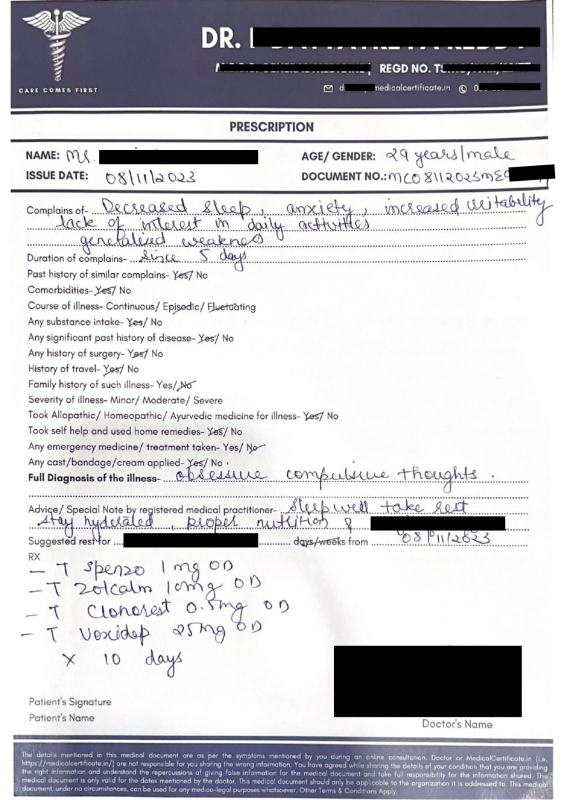
#> input picture sample_docs/Handwritten-Prescription.jpg, 1131 x 1600 px (shown at 1/2 size)
$ python -i segment.py   (imports and definitions only)
#> lines starting #> are read from the running program, lines starting #| are printed output that depends on the picture
from skimage.filters import threshold_sauvola
from skimage import img_as_ubyte
import cv2

def sauvola_binarization(img_path):
    image = cv2.imread(img_path)
    gray = cv2.cvtColor(image, cv2.COLOR_BGR2GRAY)
    threshold = threshold_sauvola(gray, window_size=25)
    binary = gray > threshold
    return img_as_ubyte(binary)

def segment_lines(binary_img):
    inverted = cv2.bitwise_not(binary_img)
    hist = cv2.reduce(inverted, 1, cv2.REDUCE_AVG).reshape(-1)

    th = 2  # Threshold to separate lines
    H = binary_img.shape[0]
    uppers = [y for y in range(H-1) if hist[y] <= th and hist[y+1] > th]
    lowers = [y for y in range(H-1) if hist[y] > th and hist[y+1] <= th]

    lines = []
    for i in range(min(len(uppers), len(lowers))):
        lines.append(binary_img[uppers[i]:lowers[i], :])
    return lines

def segment_words(line_img):
    contours, _ = cv2.findContours(line_img.copy(), cv2.RETR_EXTERNAL, cv2.CHAIN_APPROX_SIMPLE)
    word_imgs = []
    for cnt in contours:
        x, y, w, h = cv2.boundingRect(cnt)
        if w > 10 and h > 10:
            word_imgs.append(line_img[y:y+h, x:x+w])
    return sorted(word_imgs, key=lambda w: cv2.boundingRect(w)[0])  # left to right


>>> import cv2
>>> picture = cv2.imread('sample_docs/Handwritten-Prescription.jpg', cv2.IMREAD_GRAYSCALE)
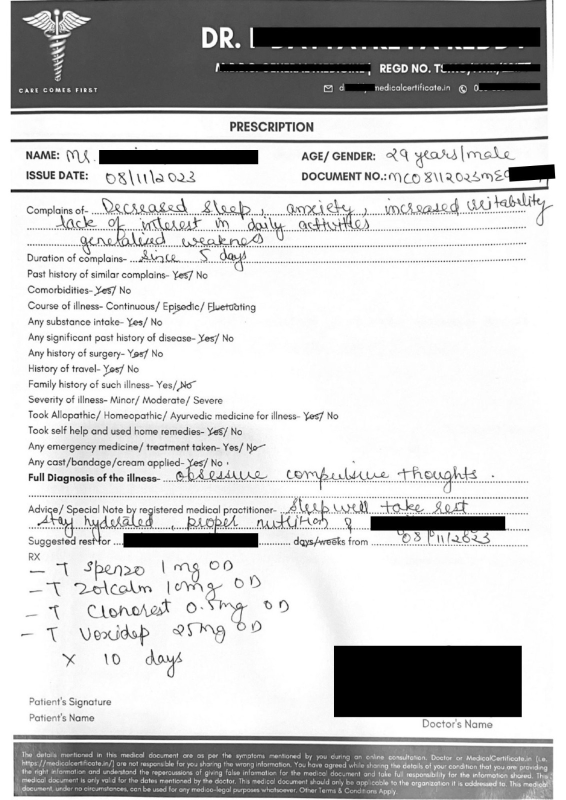
#> picture: shape (1600, 1131) (shown at 1/2 size); min 0, max 255, mean 198.5
>>> result = segment_words(picture)
#> in segment_words, `contours, _ = cv2.findContours(line_img.copy(), cv2.RETR_EXTERNAL, cv2..`: contours = [[[0, 0], [0, 1599], [1130, 1599], [1130, 0]]]
#> the loop in segment_words, `for cnt in contours:` made 1 pass
#> (cnt, x, y, w, h) on pass 1: ([[0, 0], [0, 1599], [1130, 1599], [1130, 0]], 0, 0, 1131, 1600)
#> after the loop in segment_words, `for cnt in contours:`: word_imgs = 1 item
#> result = 1 item
